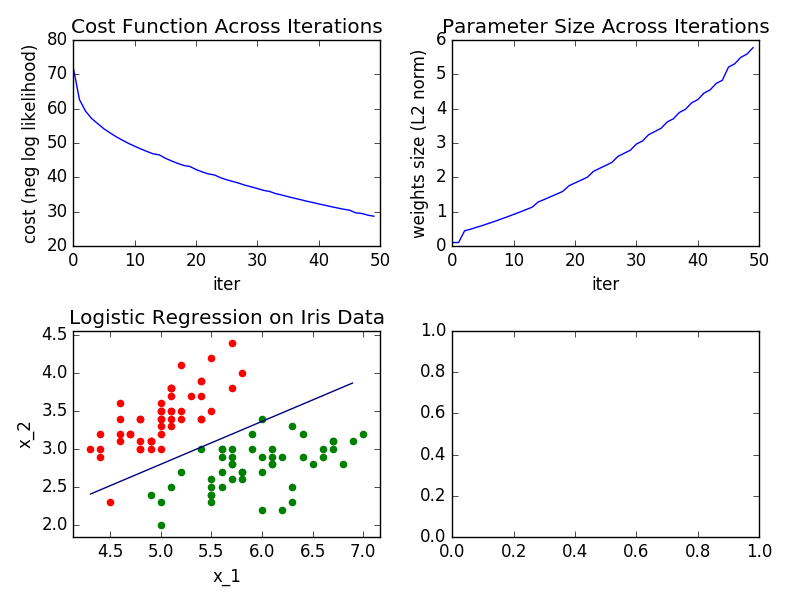

The script that drew this image:
import matplotlib.pyplot as plt
import numpy as np
from scipy.special import expit as logistic

# demo of logistic regression based on PRML 4.3.3
# the notations here are based on M. I. Jordan's Intro to PGM book chapter 7,
# and differ from the PRML book; we use y for the array of target labels,
# mu for the expected (predicted) response defined by (4.87)

# here we use the Iris data set and try to tell setosa (class 0) from
# versicolor (class 1), using the two features sepal length (cm) and sepal
# width (cm); data from sklearn.datasets.load_iris()

# we perform classification in the original data space (no basis functions) as
# this is a easy data set (linearly separable)
# there's no regularization for simplicity, as a result there's overfitting,
# especially severe with faster methods like IRLS

X = np.array([[5.1, 3.5], [4.9, 3.], [4.7, 3.2], [4.6, 3.1], [5., 3.6],
              [5.4, 3.9], [4.6, 3.4], [5., 3.4], [4.4, 2.9], [4.9, 3.1],
              [5.4, 3.7], [4.8, 3.4], [4.8, 3.], [4.3, 3.], [5.8, 4.],
              [5.7, 4.4], [5.4, 3.9], [5.1, 3.5], [5.7, 3.8], [5.1, 3.8],
              [5.4, 3.4], [5.1, 3.7], [4.6, 3.6], [5.1, 3.3], [4.8, 3.4],
              [5., 3.], [5., 3.4], [5.2, 3.5], [5.2, 3.4], [4.7, 3.2],
              [4.8, 3.1], [5.4, 3.4], [5.2, 4.1], [5.5, 4.2], [4.9, 3.1],
              [5., 3.2], [5.5, 3.5], [4.9, 3.1], [4.4, 3.], [5.1, 3.4],
              [5., 3.5], [4.5, 2.3], [4.4, 3.2], [5., 3.5], [5.1, 3.8],
              [4.8, 3.], [5.1, 3.8], [4.6, 3.2], [5.3, 3.7], [5., 3.3],
              [7., 3.2], [6.4, 3.2], [6.9, 3.1], [5.5, 2.3], [6.5, 2.8],
              [5.7, 2.8], [6.3, 3.3], [4.9, 2.4], [6.6, 2.9], [5.2, 2.7],
              [5., 2.], [5.9, 3.], [6., 2.2], [6.1, 2.9], [5.6, 2.9],
              [6.7, 3.1], [5.6, 3.], [5.8, 2.7], [6.2, 2.2], [5.6, 2.5],
              [5.9, 3.2], [6.1, 2.8], [6.3, 2.5], [6.1, 2.8], [6.4, 2.9],
              [6.6, 3.], [6.8, 2.8], [6.7, 3.], [6., 2.9], [5.7, 2.6],
              [5.5, 2.4], [5.5, 2.4], [5.8, 2.7], [6., 2.7], [5.4, 3.],
              [6., 3.4], [6.7, 3.1], [6.3, 2.3], [5.6, 3.], [5.5, 2.5],
              [5.5, 2.6], [6.1, 3.], [5.8, 2.6], [5., 2.3], [5.6, 2.7],
              [5.7, 3.], [5.7, 2.9], [6.2, 2.9], [5.1, 2.5], [5.7, 2.8]])
N = len(X)
X = np.hstack((np.ones(N)[:, np.newaxis], X))  # add the bias feature
y = np.array([0] * 50 + [1] * 50)  # labels

M = 3  # dimension of theta (weights)


def expected_response(theta, X):
    # compute the conditional expectation of the response as defined by logistic
    # regression, i.e. E[y_n|x_n, theta] = sigmoid(theta dot x_n), which is
    # also equal to the posterior class probability P(y_n=1|x_n, theta)
    return logistic(X.dot(theta))


def error(theta, X, y):
    # compute the error (cost) associated with theta; this is the negative log
    # likelihood p(y|x, theta), and is the objective we wish to minimize
    # we compute it directly from the inner product of X and theta (a.k.a. the
    # logit) (rather than using mu=expected_response(..), then compute
    # -(y*np.log(mus) + (1-y)*np.log(1-mus))) to avoid taking logs of possibly
    # saturated sigmoid functions

    # let eta be the logit, then p(y|x) = exp(eta*y)/(1+exp(eta))
    eta = X.dot(theta)
    return np.sum(-eta * y + np.log(1 + np.exp(eta)))


def plot_results(Es, thetas, X, y):
    """Plot the cost function, parameter size across training iteration and 2D decision boundary"""
    fig = plt.figure()

    # plot the error function history
    fig.add_subplot(221)
    plt.plot(Es)
    plt.xlabel("iter")
    plt.ylabel("cost (neg log likelihood)")
    plt.title("Cost Function Across Iterations")

    # plot the size of weights
    fig.add_subplot(222)
    plt.plot(np.sum(np.square(thetas), axis=1))
    plt.xlabel("iter")
    plt.ylabel("weights size (L2 norm)")
    plt.title("Parameter Size Across Iterations")

    # plot final decision region in input space
    fig.add_subplot(223)
    # grid = np.arange(X.min(), X.max(), 0.2)
    xx, yy = np.meshgrid(np.arange(X[:,1].min(), X[:,1].max(), 0.2), np.arange(X[:,2].min(), X[:,2].max(), 0.2))
    theta = thetas[-1]  # use the parameters from last iteration
    zs = np.array([theta[0] + theta[1] * x + theta[2] * y for x, y in zip(np.ravel(xx), np.ravel(yy))])
    zz = zs.reshape(xx.shape)
    plt.contour(xx, yy, zz, [0], label="final decision boundary")  # only plot the level set z(x)=0
    plt.scatter(X[y == 0][:, 1], X[y == 0][:, 2], color='r')
    plt.scatter(X[y == 1][:, 1], X[y == 1][:, 2], color='g')
    plt.title("Logistic Regression on Iris Data")
    plt.xlabel("x_1")
    plt.ylabel("x_2")
    plt.legend(loc='best')

    fig.add_subplot(224)    # empty plot for overall spacing
    fig.tight_layout()
    plt.savefig(__file__.split('.')[0] + '.png')


def bt_line_search(f, x, g, d):
    """Use backtracking line search to determine a step size for gradient descent update
    :param f: objective function to be minimized
    :param x: a point in the domain of f
    :param g: the gradient of f at x
    :param d: the proposed descent direction of f at the point x
    :return t: step size determined by backtracking line search
    More details see Boyd's Convex Optimization, p. 464
    """
    alpha = 0.1  # should be in (0, 0.5)
    beta = 0.5  # should be in (0, 1)
    t = 1
    f_x = f(x)
    g_dot_d = g.dot(d)
    while f(x + t * d) > f_x + alpha * t * g_dot_d:  # Armijo-Goldstein condition
        t *= beta
    return t


def sgd(X, y, num_epochs, rho, plot=True):
    """Stochastic gradient descent training
    :param rho: learning rate (the fixed descent step size)
    """
    # parameters to be learned
    theta = np.random.rand(M) - 0.5  # random in [-1,1)
    # data indices
    idx = np.arange(N)

    Es = []  # history of errors
    thetas = []  # history of thetas

    for ep in range(num_epochs):
        np.random.shuffle(idx)
        for n in idx:  # iterate through data
            x_n, y_n = X[n], y[n]
            mu_n = expected_response(theta, x_n)
            direction = (y_n - mu_n) * x_n  # stochastic estimate negative gradient
            theta += rho * direction

            thetas.append(theta.copy())
            Es.append(error(theta, X, y))

    if plot:
        plot_results(Es, thetas, X, y)


def batch_gd(X, y, num_epochs, rho=None, plot=True):
    """Batch gradient descent training
    :param rho: step-size of gradient update; if not specified, will use line search to find out
    """

    line_search = False
    if rho is None:  # makes line-search more convenient
        line_search = True
        fun = lambda theta: error(theta, X, y)  # the objective function solely in theta

    Es = []  # history of errors
    thetas = []  # history of thetas
    theta = np.random.rand(M) - 0.5  # random in [-1,1)

    for ep in range(num_epochs):
        # calculate gradient by going through all data
        mus = expected_response(theta, X)

        # choose the descent direction; it happens that we (somewhat naively) choose
        # it to be the negative gradient, i.e. steepest descent direction in L2 norm;
        # we could have chosen it by using the quadratic norm defined
        # by the Hessian at the current point (which corresponds to Newton's method
        direction = (y - mus).dot(X)  # negative gradient of the error function

        if line_search:
            rho = bt_line_search(fun, theta, -direction, direction)

        theta += rho * direction

        thetas.append(theta.copy())
        Es.append(error(theta, X, y))

    if plot:
        plot_results(Es, thetas, X, y)


def irls(X, y, num_epochs, plot=True):
    """Training by iterative reweighted least squares"""
    Es = []  # history of errors
    thetas = []  # history of thetas
    theta = np.random.rand(M) - 0.5  # random in [-1,1)

    for ep in range(num_epochs):
        # calculate the weight matrix; use an array of diagonal elements for
        # efficiency
        mus = expected_response(theta, X)
        W = mus * (1 - mus)  # weights

        XtWX = (X.T * W).dot(X)  # inverse of the Hessian
        rhs = XtWX.dot(theta) + X.T.dot(y - mus)

        theta = np.linalg.solve(XtWX, rhs)  # update

        thetas.append(theta.copy())
        Es.append(error(theta, X, y))

    if plot:
        plot_results(Es, thetas, X, y)


# first, let's try SGD
# learning rate 1 seems too big (overshooting)

# sgd(X, y, 10, .5, True)


# let's try batch gradient descent with fixed step size
# rho (step size/ learning rate) took many trial and errors to get "right"
# anything > 0.1 is way too big; error function staying at inf, thetas are huge
# and not getting any better; 0.01 makes the error curve go zig-zagging (over-
# shooting?); 0.001 finally gives a smoothly decreasing error curve and
# reasonable decision boundaries, but is a bit too small (takes over 200 iters
# to converge); 0.005 results in some zig-zag error curve initially, but it
# eventually goes down, and converges in about 50 iterations

# batch_gd(X, y, 50, 0.005, True)


# let's try batch gradient descent, but using line-search to decide step size;
# this is "proper" gradient descent as the objective is guaranteed to decrease
# during each iteration

batch_gd(X, y, 50, None, True)

# IRLS is lightning fast compared to the previous algorithms;
# reaches the optimal solution in < 5 iterations; overfitting starts afterwards
# (b/c this data set is linearly separable), i.e. thetas start growing without
# bound and mus get closer and closer to 0s and 1s (more and more confident)

# irls(X, y, 8, True)
